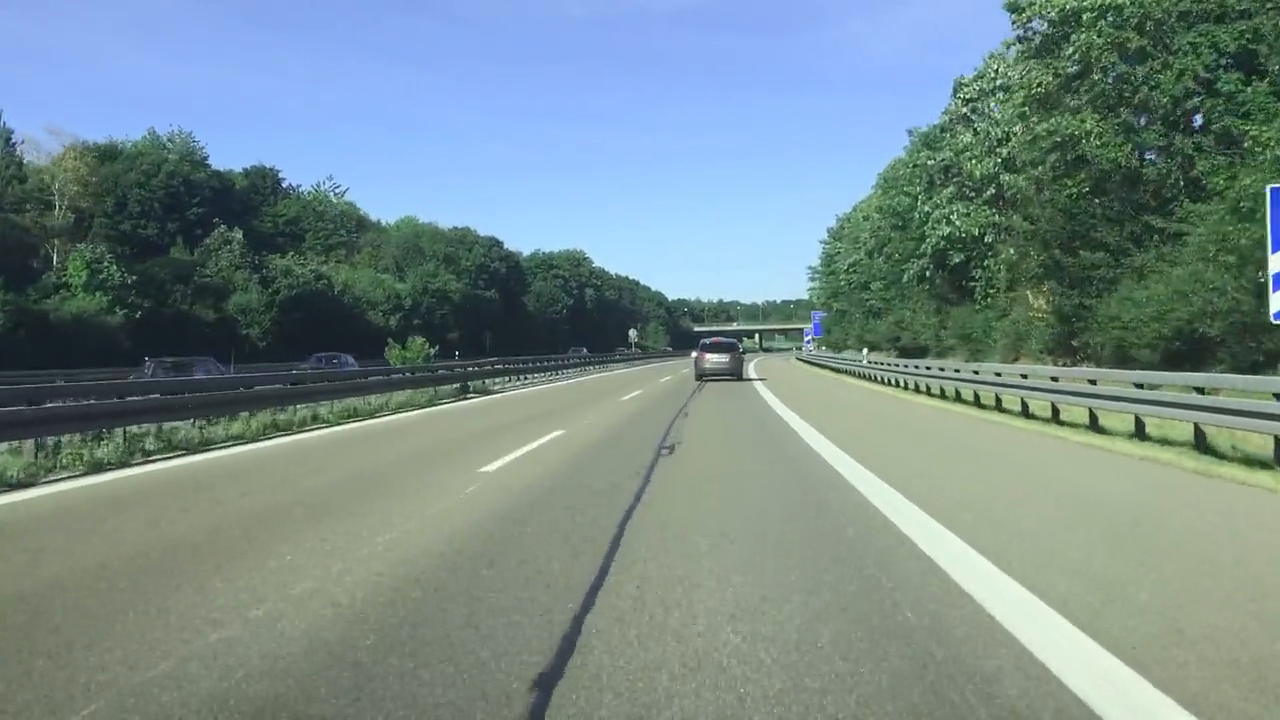
#> input picture frame 77 of 01_lane_detection/lane_test1.mp4, 1280 x 720 px
$ python WebCamSave.py -f lane_test1.mp4 -o out_lane_test1.avi
#> lines starting #> are read from the running program, lines starting #| are printed output that depends on the picture; after the words box and inside, x2 and y2 are one past the last pixel; in counts of white or black regions, pixels touching at a corner belong together
#> in main, frame is the input picture: shape (720, 1280, 3); mean B, G, R 138.6, 139, 118.5
# USAGE: python WebCamSave.py -f video_file_name -o out_video.avi
# USAGE: python3 WebCamSave.py -f lane_test1.mp4 -o out_lane_test1.avi
# USAGE: python3 WebCamSave.py -f lane_test2.mp4 -o out_lane_test2.avi
# USAGE: python3 WebCamSave.py -f lane_test3.mp4 -o out_lane_test3.avi
from collections import deque

# import the necessary packages
import cv2
import numpy as np
import time
import os
import argparse
import random


# Buffers to store lane lines over multiple frames
left_line_buffer = deque(maxlen=30)
right_line_buffer = deque(maxlen=30)


def color_filter(image):
    """
    Apply a color filter to isolate white colors in the input image.

    This function converts the input image to HSV color space and creates a mask to filter out
    all colors that do not fall within the white color range (high value, low saturation).

    Args:
        image (ndarray): The input image in BGR format.

    Returns:
        ndarray: The filtered image, where only white pixels are retained.
    """
    # Convert the image from BGR to HSV color space
    hsv = cv2.cvtColor(image, cv2.COLOR_BGR2HSV)
#> hsv: shape (720, 1280, 3); mean H, S, V 69.1, 64.8, 152.9

    # Define the range for white color in HSV
    lower_white = np.array([0, 0, 220])
    upper_white = np.array([180, 25, 255])

    # Create a mask for white color
    mask_white = cv2.inRange(hsv, lower_white, upper_white)
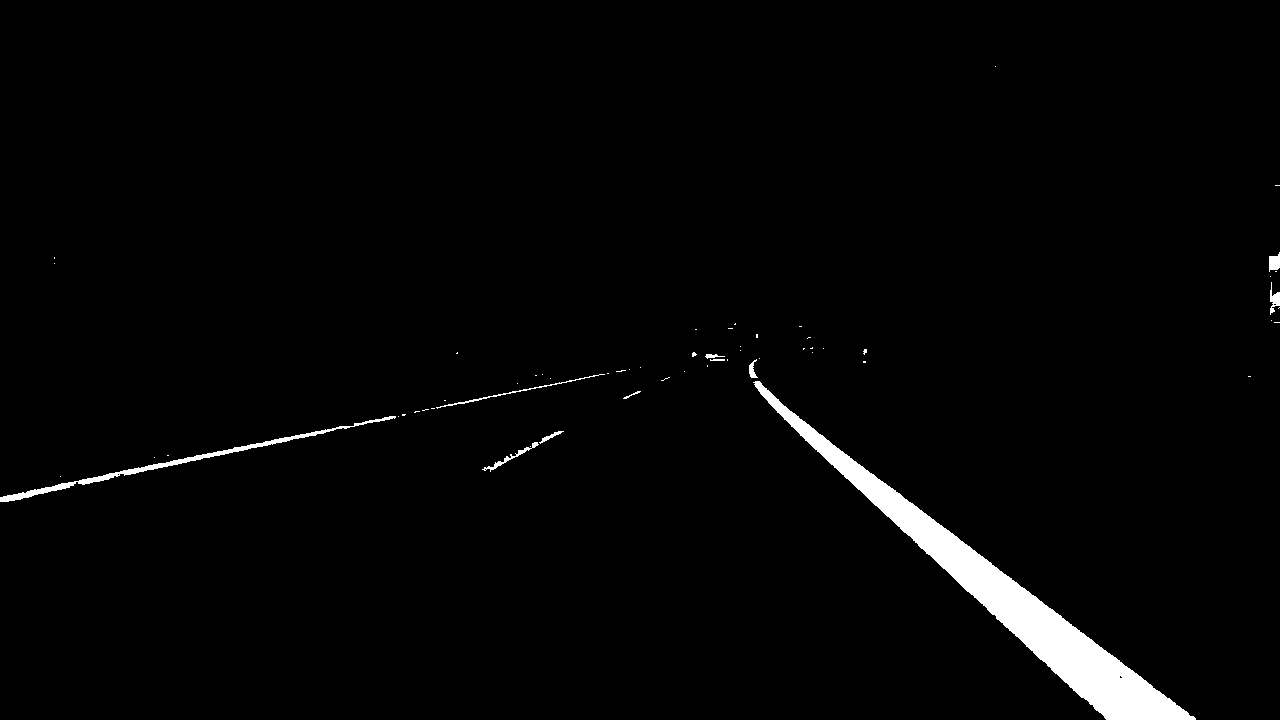
#> mask_white: shape (720, 1280); 2.2% white; 60 white regions (49 under 20 px), largest, box (x1, y1, x2, y2) and area: (753, 381, 1196, 720) 16951, (0, 416, 396, 502) 1742, (436, 374, 605, 409) 261

    # Apply the mask to the image to keep only white regions
    return cv2.bitwise_and(image, image, mask=mask_white)


def region_of_interest(image):
    """
    Apply a mask to keep only the region of interest in the image, typically where lane lines are present.

    The function creates a polygonal mask over the region of interest and applies it to the input image.
    The region is usually the lower half of the image and tapering towards the center.

    Args:
        image (ndarray): The input image.

    Returns:
        ndarray: The masked image with only the region of interest visible.
    """
    # Get the height and width of the image
    h, w = image.shape[:2]

    # Create a black mask of the same size as the input image
    mask = np.zeros_like(image)

    # Define the polygon (trapezoid) covering the region of interest
    polygon = np.array([[(0, h), (w, h), (int(w * 0.8), int(h * 0.4)), (int(w * 0.2), int(h * 0.4))]])

    # Fill the polygon on the mask
    cv2.fillPoly(mask, polygon, 255)

    # Apply the mask to the image to keep only the region of interest
    masked_image = cv2.bitwise_and(image, mask)
    return masked_image


def line_filter_pipeline(image, lines):
    """
    Process and filter the detected lines using slope filtering and RANSAC.

    This function takes the input image and lines detected from a line detection algorithm (like Hough Transform),
    filters them based on slope, and applies RANSAC to remove outliers. It also keeps track of the smoothed lane lines
    by averaging over a buffer of previously detected lines.

    Args:
        image (ndarray): The input image (used for visualization if needed).
        lines (list): A list of lines detected in the image.

    Returns:
        tuple: The smoothed left and right lane lines.
    """
    # Filter the lines based on their slope to remove horizontal or irrelevant lines
    slope_filtered_lines = line_slope_filter(lines)

    # Apply RANSAC to remove outliers and get the most likely lane lines
    ransac_filtered_lines,_ = RANSAC(slope_filtered_lines)

    # Find the best-matching left and right lane lines from the filtered lines
    left_fit, right_fit = find_best_match_line(ransac_filtered_lines)

    # Add the newly detected lines to the buffers (for smoothing)
    add_to_buffer(left_line_buffer, left_fit)
    add_to_buffer(right_line_buffer, right_fit)

    # Smooth the lines by averaging over the buffer of previous frames
    smooth_left_line = average_lines(left_line_buffer)
    smooth_right_line = average_lines(right_line_buffer)

    return smooth_left_line, smooth_right_line


def line_slope_filter(lines):
    """
    Filters the lines based on their slope, removing nearly horizontal or vertical lines.

    This function calculates the slope of each line and filters out lines that are close to vertical
    (undefined slope) or horizontal (slope near zero), as these are not likely to represent lane lines.

    Args:
        lines (list): A list of detected lines, where each line is represented as (x1, y1, x2, y2).

    Returns:
        list: A list of slope-filtered lines.
    """
    slope_filtered_lines = []
    if lines is not None:
        for line in lines:
            x1, y1, x2, y2 = line[0]
            # Avoid division by zero for vertical lines
            if abs(x1 - x2) <= 1e-6:
                continue
            # Calculate the slope of the line
            slope, intercept = np.polyfit((x1, x2), (y1, y2), 1)
            # Filter out lines with small slopes (near horizontal)
            if -0.3 < slope < 0.3:
                continue
            slope_filtered_lines.append(line)

    return slope_filtered_lines


def RANSAC(lines, distance_threshold=10, max_iterations=100):
    """
    Applies the RANSAC algorithm to find the best set of inlier lines that intersect at a common point.

    RANSAC is used to identify the intersection of lines that best fit a model, while ignoring outliers.
    This implementation randomly samples pairs of lines, computes their intersection, and counts the number
    of inlier lines that are within a certain distance of that intersection point.

    Args:
        lines (list): A list of detected lines, where each line is represented as (x1, y1, x2, y2).
        distance_threshold (int): The maximum distance a line can be from the intersection to be considered an inlier.
        max_iterations (int): The maximum number of iterations to run RANSAC.

    Returns:
        tuple: The best set of inlier lines and their intersection point.
    """
    best_inliers = []
    best_intersection = None
    if len(lines) < 2:
        return best_inliers, best_intersection
    for _ in range(max_iterations):
        # Randomly select two lines from the set of lines
        line1, line2 = random.sample(lines, 2)

        # Compute the intersection point of the two lines
        intersection = line_intersection(line1[0], line2[0])
        if intersection is None:
            continue  # Skip if lines are parallel

        # Find lines that are close to the intersection (inliers)
        inliers = []
        for line in lines:
            distance = line_point_distance(line[0], intersection)
            if distance < distance_threshold:
                inliers.append(line[0])

        # Update the best inliers and intersection if this set is better
        if len(inliers) > len(best_inliers):
            best_inliers = inliers
            best_intersection = intersection

    return best_inliers, best_intersection


def find_best_match_line(lines, slope_diff_threshold=0.15, min_dis_threshold=30):
    """
    Finds the best matching left and right lane lines from a list of candidate lines.

    This function sorts the lines into left and right lanes based on their slope, then selects the best matches
    by comparing the slopes and distances between lines. The left and right lines with the most consistent slopes
    are returned as the best match.

    Args:
        lines (list): A list of detected lines.
        slope_diff_threshold (float): The maximum allowable difference in slope between two lines to consider them a match.
        min_dis_threshold (int): The minimum distance between two lines for them to be considered a match.

    Returns:
        list: A list containing the best-matched left and right lane lines.
    """
    if lines is None:
        return [], []

    left_match = []
    right_match = []

    for line in lines:
        print(f'Hi, {line}')
        x1, y1, x2, y2 = line
        slope = (y2 - y1) / (x2 - x1)
        if slope > 0:
            right_match.append((line, slope))  # Right lane lines have positive slope
        elif slope < 0:
            left_match.append((line, slope))  # Left lane lines have negative slope

    # Sort left and right matches based on their slopes
    left_match.sort(key=lambda l: l[1])  # Sort by slope (ascending) for left lane
    right_match.sort(key=lambda l: l[1], reverse=True)  # Sort by slope (descending) for right lane

    left_best_match = []
    right_best_match = []

    # Select the best left lane line based on slope and distance thresholds
    if len(left_match) > 0:
        left_match_line = left_match[0]
        left_best_match = [line[0] for line in left_match if
                           left_match_line[1] - line[1] <= slope_diff_threshold and line_distance(left_match_line,
                                                                                                  line) < min_dis_threshold]

    # Select the best right lane line based on slope and distance thresholds
    if len(right_match) > 0:
        right_match_line = right_match[0]
        right_best_match = [line[0] for line in right_match if
                            line[1] - right_match_line[1] <= slope_diff_threshold and line_distance(right_match_line,
                                                                                                    line) < min_dis_threshold]

    return left_best_match, right_best_match


def add_to_buffer(buffer, lines):
    """
    Adds the newly detected lines to a buffer for line smoothing.

    The buffer is used to store the detected lines over multiple frames and smooth out noise or fluctuations
    by averaging the lines across the buffer.

    Args:
        buffer (list): The buffer where detected lines are stored.
        lines (list): The newly detected lines to add to the buffer.
    """
    if lines is not None:
        for line in lines:
            buffer.append(line)


def average_lines(buffer):
    """
    Averages the lines stored in the buffer to produce a smooth line.

    This function takes the average of the lines in the buffer to produce a single, stable line that reduces
    noise from frame-to-frame fluctuations in detection.

    Args:
        buffer (list): The buffer containing detected lines.

    Returns:
        ndarray: The averaged line.
    """
    if len(buffer) > 0:
        return np.mean(buffer, axis=0).astype(int)  # Calculate the average of the lines
    return None


def draw_lines(image, left_line, right_line):
    """
    Draws the detected lane lines on the input image.

    This function draws the detected lines on the image, using the intersection point of the left and right lanes
    to extend the lines accurately.

    Args:
        image (ndarray): The input image.
        lines (list): A list of detected lane lines to draw.

    Returns:
        ndarray: The image with the lane lines drawn on it.
    """
    # Find the intersection of the left and right lane lines
    if left_line is not None and right_line is not None:
        intersection = line_intersection(left_line, right_line)

        # Draw each lane line on the image
        x1, y1, x2, y2 = make_line_coordinates(image, left_line, intersection)[0]
        cv2.line(image, (x1, y1), (x2, y2), (0, 0, 255), 10)  # Red color for lane lines

        x1, y1, x2, y2 = make_line_coordinates(image, right_line, intersection)[0]
        cv2.line(image, (x1, y1), (x2, y2), (0, 0, 255), 10)  # Red color for lane lines
    return image


def make_line_coordinates(image, line, intersection):
    """
    Generates line coordinates based on the detected line and intersection point.

    This function calculates the coordinates for the lane line, extending it from the bottom
    of the image to a point near the intersection of the left and right lanes, ensuring that
    the lane line is drawn correctly with respect to its slope and intercept.

    Args:
        image (ndarray): The input image where the lines will be drawn.
        line (list): The detected lane line represented as (x1, y1, x2, y2).
        intersection (tuple): The intersection point of the left and right lane lines.

    Returns:
        list: A list containing the coordinates [x1, y1, x2, y2] for the lane line.
    """
    h, w = image.shape[:2]
    if line is None:
        return None

    # Unpack the coordinates of the detected line
    x1, y1, x2, y2 = line
    ix, iy = intersection

    # Fit a line (slope and intercept) to the two points
    slope, intercept = np.polyfit((x1, x2), (y1, y2), 1)

    # Set y1 to the bottom of the image
    y1 = h
    # Calculate x1 based on the intercept and slope
    x1 = int((y1 - intercept) / slope)

    # Set y2 as a point close to the intersection, but within the image bounds
    y2 = int(iy + h * 0.3)
    if h * 0.8 < y2:
        y2 = int(h * 0.8)
    # Calculate x2 based on the intercept and slope
    x2 = int((y2 - intercept) / slope)

    return [[x1, y1, x2, y2]]


def line_intersection(line1, line2):
    """
    Calculates the intersection point of two lines.

    This function checks whether two lines are parallel and, if not, computes the intersection
    point of the two lines using basic line equation math.

    Args:
        line1 (tuple): The first line represented as (x1, y1, x2, y2).
        line2 (tuple): The second line represented as (x3, y3, x4, y4).

    Returns:
        tuple: The intersection point (x, y) if the lines intersect, or None if the lines are parallel.
    """
    # Unpack the coordinates of the two lines
    x1, y1, x2, y2 = line1
    x3, y3, x4, y4 = line2

    # Calculate the denominator for intersection formula
    denominator = (x1 - x2) * (y3 - y4) - (y1 - y2) * (x3 - x4)
    if denominator == 0:
        return None  # Lines are parallel

    # Calculate the x and y coordinates of the intersection
    intersect_x = ((x1 * y2 - y1 * x2) * (x3 - x4) - (x1 - x2) * (x3 * y4 - y3 * x4)) / denominator
    intersect_y = ((x1 * y2 - y1 * x2) * (y3 - y4) - (y1 - y2) * (x3 * y4 - y3 * x4)) / denominator
    return (intersect_x, intersect_y)


def line_point_distance(line, point):
    """
    Calculates the perpendicular distance between a line and a point.

    This function uses the formula for the distance between a point and a line segment.

    Args:
        line (tuple): The line represented as (x1, y1, x2, y2).
        point (tuple): The point represented as (px, py).

    Returns:
        float: The shortest distance between the point and the line.
    """
    # Unpack the coordinates of the line and point
    x1, y1, x2, y2 = line
    px, py = point

    # Calculate the numerator for the distance formula
    numerator = abs((y2 - y1) * px - (x2 - x1) * py + x2 * y1 - y2 * x1)

    # Calculate the denominator for the distance formula
    denominator = np.sqrt((y2 - y1) ** 2 + (x2 - x1) ** 2)

    # Return the calculated distance
    return numerator / denominator


def line_distance(line1, line2):
    """
    Calculates the perpendicular distance between two approximately parallel lines.

    This function assumes the two lines are nearly parallel, based on their slopes, and calculates
    the distance between them using the formula for the distance between two parallel lines.

    Args:
        line1 (tuple): The first line represented as (x1, y1, x2, y2).
        line2 (tuple): The second line represented as (x3, y3, x4, y4).

    Returns:
        float: The perpendicular distance between the two lines.
    """
    # Unpack the coordinates of the two lines
    x1, y1, x2, y2 = line1[0]
    x3, y3, x4, y4 = line2[0]

    # Calculate the numerator for the distance formula
    numerator = abs((y2 - y1) * x3 - (x2 - x1) * y3 + x2 * y1 - y2 * x1)

    # Calculate the denominator for the distance formula
    denominator = np.sqrt((y2 - y1) ** 2 + (x2 - x1) ** 2)

    # Return the calculated distance
    return numerator / denominator


def main():
    """
    Main function to capture video input, process it for lane detection, and display the output.

    This function allows for either video file input or camera feed input. It processes each frame
    to detect lane lines using techniques such as color filtering, edge detection, and the Hough Line Transform.
    Detected lane lines are then drawn on the image and displayed in real-time.

    The output can also be saved to a file, if specified. The user can pause and resume the detection process
    or quit by pressing specific keys.

    Command-line Arguments:
        -f, --file: Path to the input video file (optional). If not provided, the camera feed will be used.
        -o, --out: Name of the output video file where the processed video will be saved (optional).

    Key Controls:
        - Press 's' to pause/resume the detection.
        - Press 'q' to quit the program.

    Returns:
        None
    """
    # Set up argument parser for video file input and output options
    parser = argparse.ArgumentParser(description="Video file path or camera input")
    parser.add_argument("-f", "--file", type=str, help="Path to the video file")
    parser.add_argument("-o", "--out", type=str, help="Output video file name")

    args = parser.parse_args()

    # Open video file or capture from the camera
    if args.file:
        vs = cv2.VideoCapture(args.file)
    else:
        vs = cv2.VideoCapture(0)  # 0 is the default camera device

    # Allow time for the camera to initialize
    time.sleep(2.0)

    # Get the default resolution of the video
    width = int(vs.get(3))  # Video frame width
    height = int(vs.get(4))  # Video frame height

    # Set up video writer to save the output video if specified
    out_filename = args.out
    fourcc = cv2.VideoWriter_fourcc(*'XVID')
    out = cv2.VideoWriter(out_filename, fourcc, 20.0, (width, height), True)

    paused = False  # Flag to toggle pause/resume functionality

    while True:
        # Check if processing is paused
        if not paused:
            # Read the next frame from the video stream
            ret, frame = vs.read()
            if not ret:
                break

            # Apply color filtering to isolate white lane lines
            filtered_image = color_filter(frame)

            # Convert the filtered image to grayscale
            gray = cv2.cvtColor(filtered_image, cv2.COLOR_BGR2GRAY)

            # Apply Gaussian blur to smooth the image and reduce noise
            blurred = cv2.GaussianBlur(gray, (5, 5), 0)

            # Perform Canny edge detection to identify edges in the image
            edges = cv2.Canny(blurred, 50, 150)
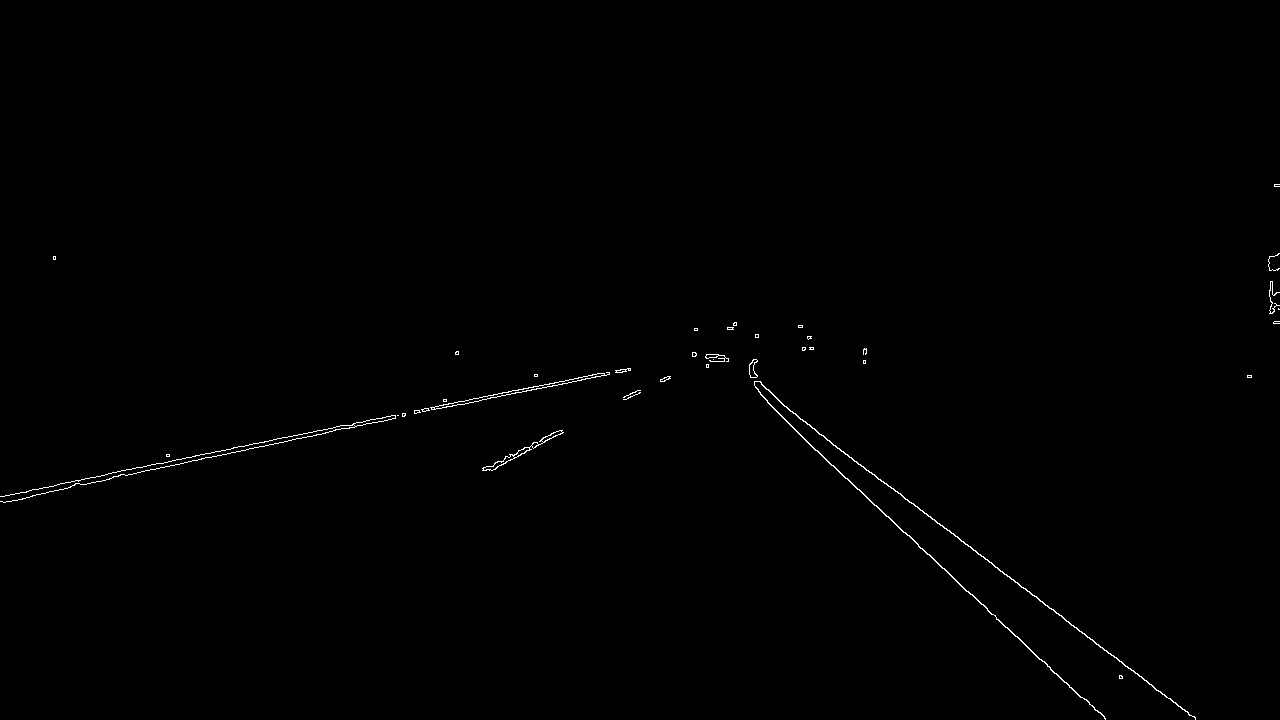
#> edges: shape (720, 1280); 0.39% white in thin lines or dots, all inside (x1, y1, x2, y2) = (0, 184, 1280, 720)

            # Apply region of interest mask to focus on the road lanes
            cropped_edges = region_of_interest(edges)
#> (the rest of the program and of its run is left out)
